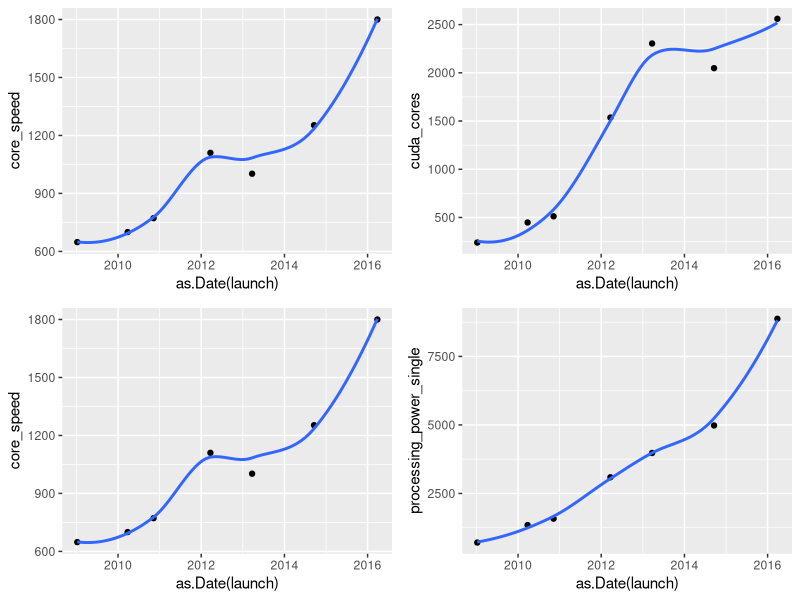
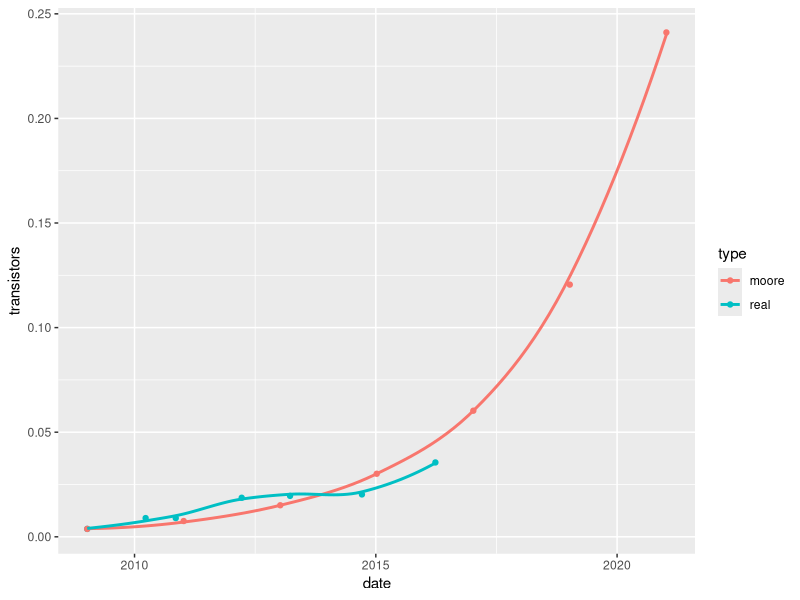

Write the R code that produced these figures, in order.
## ---- chunk 1
Sys.setenv(LANG = "en")
#Read in the data
xx80 <- read.csv("xx80.csv", sep = ";")
xx80
#Note that the only metrics we see grow linearly are transistor density, cuda core count, core speed, and processing power
#For cards with boost capabilities, we only consider the highest speeds, as performance benchmarks always bring out these speeds in the cards

#Play with linear model
library(ggplot2)
m1 <- lm(xx80$core_speed ~ as.Date(xx80$launch))
summary(m1)

#Plotting different variables that have positive correlation with performance
library(gridExtra)
p1 <- ggplot(xx80, aes(x = as.Date(launch), y = core_speed)) + geom_point() + geom_smooth(se=FALSE)
p2 <- ggplot(xx80, aes(x = as.Date(launch), y = cuda_cores)) + geom_point() + geom_smooth(se=FALSE)
p3 <- ggplot(xx80, aes(x = as.Date(launch), y = core_speed)) + geom_point() + geom_smooth(se=FALSE)
p4 <- ggplot(xx80, aes(x = as.Date(launch), y = processing_power_single)) + geom_point() + geom_smooth(se=FALSE)

grid.arrange(p1,p2,p3,p4, ncol =2, nrow =2)

transistor_density <- xx80$transistors_millions/xx80$die_size
transistor_density
#million transistors per square mm

#Moore's law predicts that the number of transistors per square inch doubles each year

#1 square mm = 0.00155 square inch
scaled_transistor_density <- xx80$transistors_millions/xx80$die_size*0.00155
scaled_transistor_density

#moore's predicted transistor density
moore_predicted_scaled_transistory_density <- rep(scaled_transistor_density[1], 7) * c(1,2,4,8,16,32,64)
moore_predicted_scaled_transistory_density

moore_dates <- c("2009-01-08", "2011-01-08", "2013-01-08", "2015-01-08", "2017-01-08", "2019-01-08", "2021-01-08")

transistor_df <- data.frame("date" = c(as.Date(xx80$launch), as.Date(moore_dates)), "transistors" = c(scaled_transistor_density, moore_predicted_scaled_transistory_density), "type" = c(rep("real", 7), rep("moore", 7))) 
transistor_df

nvidia_transistors <- data.frame("date" = as.Date(xx80$launch), "transistors" = scaled_transistor_density)
moore_transistors <- data.frame("date" = as.Date(moore_dates), "transistors" = moore_predicted_scaled_transistory_density)

nvidia_transistor_model <- lm(sqrt(transistors) ~ date, data = nvidia_transistors)
summary(nvidia_transistor_model)

nvidia_transistor_model2 <- lm(transistors ~ date, data = nvidia_transistors)
summary(nvidia_transistor_model2)

moore_transistor_model <- lm(log2(transistors) ~ date, data = moore_transistors)
summary(moore_transistor_model)

library(car)
powerTransform(nvidia_transistors[,2])

#predicted performance boost by transistor density through nvidia linear model
predict(nvidia_transistor_model2, newdata = data.frame("date" = as.Date("2018-08-01")), type = "response")/nvidia_transistors[7,2]

#predicted performance boost by transistor density through nvidia transformed model
predict(nvidia_transistor_model, newdata = data.frame("date" = as.Date("2018-08-01")), type = "response")^2/nvidia_transistors[7,2]

#predicted performance boost by transistor density through moore's law
#starting point for moore's law is gtx 280 
exp(predict(moore_transistor_model, newdata = data.frame("date" = as.Date("2018-08-01")), type = "response"))/nvidia_transistors[7,2]

ggplot(transistor_df, aes(x = date, y = transistors, color = type)) + geom_point() + geom_smooth(se=FALSE)
## ---- chunk 2

